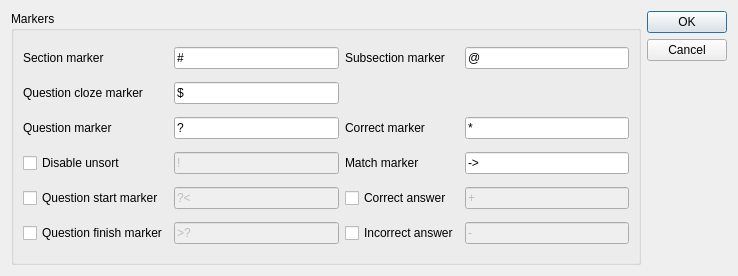
<?xml version="1.0" encoding="UTF-8"?>
<ui version="4.0">
 <class>DialogConfig</class>
 <widget class="QDialog" name="DialogConfig">
  <property name="geometry">
   <rect>
    <x>0</x>
    <y>0</y>
    <width>738</width>
    <height>276</height>
   </rect>
  </property>
  <property name="windowTitle">
   <string>Settings</string>
  </property>
  <layout class="QHBoxLayout" name="horizontalLayout">
   <item>
    <widget class="QGroupBox" name="groupBox">
     <property name="title">
      <string>Markers</string>
     </property>
     <layout class="QGridLayout" name="gridLayout">
      <item row="4" column="3">
       <widget class="QLineEdit" name="eAnswerCorrect">
        <property name="enabled">
         <bool>false</bool>
        </property>
        <property name="text">
         <string>+</string>
        </property>
       </widget>
      </item>
      <item row="5" column="0">
       <widget class="QCheckBox" name="hasQuestionFinish">
        <property name="text">
         <string>Question finish marker</string>
        </property>
       </widget>
      </item>
      <item row="2" column="3">
       <widget class="QLineEdit" name="eCorrect">
        <property name="text">
         <string>*</string>
        </property>
       </widget>
      </item>
      <item row="1" column="0">
       <widget class="QLabel" name="label_5">
        <property name="text">
         <string>Question cloze marker</string>
        </property>
       </widget>
      </item>
      <item row="1" column="1">
       <widget class="QLineEdit" name="eCloze">
        <property name="text">
         <string>$</string>
        </property>
       </widget>
      </item>
      <item row="2" column="2">
       <widget class="QLabel" name="label_2">
        <property name="text">
         <string>Correct marker</string>
        </property>
       </widget>
      </item>
      <item row="0" column="0">
       <widget class="QLabel" name="label_3">
        <property name="text">
         <string>Section marker</string>
        </property>
       </widget>
      </item>
      <item row="4" column="2">
       <widget class="QCheckBox" name="hasAnswerCorrect">
        <property name="text">
         <string>Correct answer</string>
        </property>
       </widget>
      </item>
      <item row="5" column="1">
       <widget class="QLineEdit" name="eQuestionFinish">
        <property name="enabled">
         <bool>false</bool>
        </property>
        <property name="text">
         <string>&gt;?</string>
        </property>
       </widget>
      </item>
      <item row="0" column="3">
       <widget class="QLineEdit" name="eSubsection">
        <property name="text">
         <string>@</string>
        </property>
       </widget>
      </item>
      <item row="2" column="0">
       <widget class="QLabel" name="label">
        <property name="text">
         <string>Question marker</string>
        </property>
       </widget>
      </item>
      <item row="4" column="0">
       <widget class="QCheckBox" name="hasQuestionStart">
        <property name="text">
         <string>Question start marker</string>
        </property>
       </widget>
      </item>
      <item row="4" column="1">
       <widget class="QLineEdit" name="eQuestionStart">
        <property name="enabled">
         <bool>false</bool>
        </property>
        <property name="text">
         <string>?&lt;</string>
        </property>
       </widget>
      </item>
      <item row="5" column="3">
       <widget class="QLineEdit" name="eAnswerIncorrect">
        <property name="enabled">
         <bool>false</bool>
        </property>
        <property name="text">
         <string>-</string>
        </property>
       </widget>
      </item>
      <item row="0" column="2">
       <widget class="QLabel" name="label_4">
        <property name="text">
         <string>Subsection marker</string>
        </property>
       </widget>
      </item>
      <item row="5" column="2">
       <widget class="QCheckBox" name="hasAnswerIncorrect">
        <property name="text">
         <string>Incorrect answer</string>
        </property>
       </widget>
      </item>
      <item row="2" column="1">
       <widget class="QLineEdit" name="eQuestion">
        <property name="text">
         <string>?</string>
        </property>
       </widget>
      </item>
      <item row="0" column="1">
       <widget class="QLineEdit" name="eSection">
        <property name="text">
         <string>#</string>
        </property>
       </widget>
      </item>
      <item row="3" column="1">
       <widget class="QLineEdit" name="eNoShuffle">
        <property name="enabled">
         <bool>false</bool>
        </property>
        <property name="text">
         <string>!</string>
        </property>
       </widget>
      </item>
      <item row="3" column="0">
       <widget class="QCheckBox" name="hasNoShuffle">
        <property name="text">
         <string>Disable unsort</string>
        </property>
       </widget>
      </item>
      <item row="3" column="3">
       <widget class="QLineEdit" name="eMatch">
        <property name="text">
         <string>-&gt;</string>
        </property>
       </widget>
      </item>
      <item row="3" column="2">
       <widget class="QLabel" name="label_6">
        <property name="text">
         <string>Match marker</string>
        </property>
       </widget>
      </item>
     </layout>
    </widget>
   </item>
   <item>
    <widget class="QDialogButtonBox" name="buttonBox">
     <property name="orientation">
      <enum>Qt::Orientation::Vertical</enum>
     </property>
     <property name="standardButtons">
      <set>QDialogButtonBox::StandardButton::Cancel|QDialogButtonBox::StandardButton::Ok</set>
     </property>
    </widget>
   </item>
  </layout>
 </widget>
 <resources/>
 <connections>
  <connection>
   <sender>buttonBox</sender>
   <signal>accepted()</signal>
   <receiver>DialogConfig</receiver>
   <slot>accept()</slot>
   <hints>
    <hint type="sourcelabel">
     <x>248</x>
     <y>254</y>
    </hint>
    <hint type="destinationlabel">
     <x>157</x>
     <y>274</y>
    </hint>
   </hints>
  </connection>
  <connection>
   <sender>buttonBox</sender>
   <signal>rejected()</signal>
   <receiver>DialogConfig</receiver>
   <slot>reject()</slot>
   <hints>
    <hint type="sourcelabel">
     <x>316</x>
     <y>260</y>
    </hint>
    <hint type="destinationlabel">
     <x>286</x>
     <y>274</y>
    </hint>
   </hints>
  </connection>
  <connection>
   <sender>hasAnswerCorrect</sender>
   <signal>toggled(bool)</signal>
   <receiver>eAnswerCorrect</receiver>
   <slot>setEnabled(bool)</slot>
   <hints>
    <hint type="sourcelabel">
     <x>398</x>
     <y>320</y>
    </hint>
    <hint type="destinationlabel">
     <x>547</x>
     <y>320</y>
    </hint>
   </hints>
  </connection>
  <connection>
   <sender>hasAnswerIncorrect</sender>
   <signal>toggled(bool)</signal>
   <receiver>eAnswerIncorrect</receiver>
   <slot>setEnabled(bool)</slot>
   <hints>
    <hint type="sourcelabel">
     <x>398</x>
     <y>381</y>
    </hint>
    <hint type="destinationlabel">
     <x>547</x>
     <y>381</y>
    </hint>
   </hints>
  </connection>
  <connection>
   <sender>hasNoShuffle</sender>
   <signal>toggled(bool)</signal>
   <receiver>eNoShuffle</receiver>
   <slot>setEnabled(bool)</slot>
   <hints>
    <hint type="sourcelabel">
     <x>85</x>
     <y>259</y>
    </hint>
    <hint type="destinationlabel">
     <x>248</x>
     <y>259</y>
    </hint>
   </hints>
  </connection>
  <connection>
   <sender>hasQuestionFinish</sender>
   <signal>toggled(bool)</signal>
   <receiver>eQuestionFinish</receiver>
   <slot>setEnabled(bool)</slot>
   <hints>
    <hint type="sourcelabel">
     <x>85</x>
     <y>381</y>
    </hint>
    <hint type="destinationlabel">
     <x>248</x>
     <y>381</y>
    </hint>
   </hints>
  </connection>
  <connection>
   <sender>hasQuestionStart</sender>
   <signal>toggled(bool)</signal>
   <receiver>eQuestionStart</receiver>
   <slot>setEnabled(bool)</slot>
   <hints>
    <hint type="sourcelabel">
     <x>85</x>
     <y>320</y>
    </hint>
    <hint type="destinationlabel">
     <x>248</x>
     <y>320</y>
    </hint>
   </hints>
  </connection>
 </connections>
</ui>
